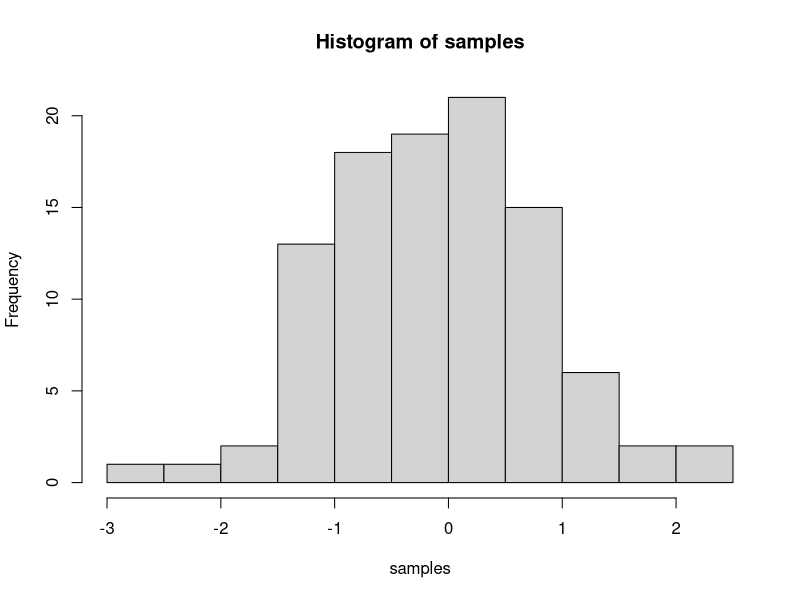

Here is the R script that generated this plot:
## ---- chunk 1
knitr::opts_chunk$set(message=FALSE,warning=FALSE, cache=TRUE)
## ---- chunk 2
samples <- rnorm(100, mean=0, sd=1)
hist(samples)
## ---- chunk 3
1+2
2*5
5/3
(1+6+4)/5

## ---- chunk 4
a<-1
b<-2
a+b

d<-c(1,2,3)
e<-c(5,6,7)
d+e
d*e
d/e

## ---- chunk 5
# for loop solution
# i becomes the number 1 to 100 at each step of the loop


a <- length(100) # make empty variable, set length to 100
for (i in 1:100){
  a[i] <-i #assigns the number in i, to the ith index of a
}

print(a)

# for loop solution #2

a<-c() #create empty variable using combine command
for (i in 1:100){
  a<-c(a,i) # keeps combining a with itself and the new number in i
}
print(a)

# seq solution
a <- seq(1,100,1) # look up help for seq using ?seq() in console
print(a)

